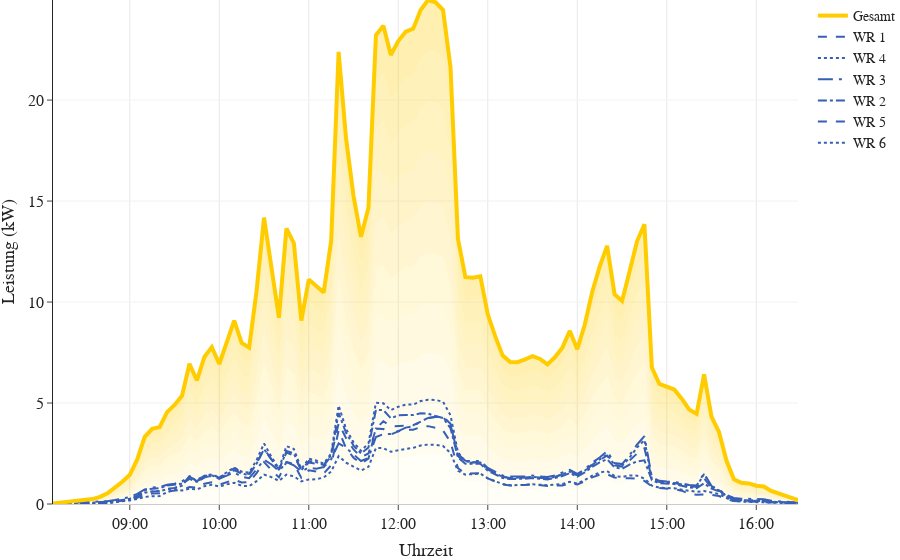

The notebook cell saved with this chart:
### Code cell
dt = date.today()- pd.Timedelta(days=1)
plot_day(DH.load_total_power_of_day(dt),DH.load_wr_power_of_day(dt),*DH.calculate_sunrise_times(dt)).show()

### Figure 1 — Plotly figure (JSON) as saved in the notebook; plotly's stock layout.template omitted (floating-point values rounded to 4 significant figures; data arrays with more than 128 entries replaced by an {"elided": "..."} marker saying what was removed)
{"data": [{"fill": "tozeroy", "fillcolor": "rgba(255,204,0,0.030)", "hoverinfo": "skip", "line": {"width": 0}, "mode": "lines", "showlegend": false, "type": "scatter", "x": {"elided": "278 str values"}, "y": {"elided": "278 float values"}}, {"fill": "tonexty", "fillcolor": "rgba(255,204,0,0.060)", "hoverinfo": "skip", "line": {"width": 0}, "mode": "lines", "showlegend": false, "type": "scatter", "x": {"elided": "278 str values"}, "y": {"elided": "278 float values"}}, {"fill": "tonexty", "fillcolor": "rgba(255,204,0,0.090)", "hoverinfo": "skip", "line": {"width": 0}, "mode": "lines", "showlegend": false, "type": "scatter", "x": {"elided": "278 str values"}, "y": {"elided": "278 float values"}}, {"fill": "tonexty", "fillcolor": "rgba(255,204,0,0.120)", "hoverinfo": "skip", "line": {"width": 0}, "mode": "lines", "showlegend": false, "type": "scatter", "x": {"elided": "278 str values"}, "y": {"elided": "278 float values"}}, {"fill": "tonexty", "fillcolor": "rgba(255,204,0,0.150)", "hoverinfo": "skip", "line": {"width": 0}, "mode": "lines", "showlegend": false, "type": "scatter", "x": {"elided": "278 str values"}, "y": {"elided": "278 float values"}}, {"fill": "tonexty", "fillcolor": "rgba(255,204,0,0.180)", "hoverinfo": "skip", "line": {"width": 0}, "mode": "lines", "showlegend": false, "type": "scatter", "x": {"elided": "278 str values"}, "y": {"elided": "278 float values"}}, {"fill": "tonexty", "fillcolor": "rgba(255,204,0,0.210)", "hoverinfo": "skip", "line": {"width": 0}, "mode": "lines", "showlegend": false, "type": "scatter", "x": {"elided": "278 str values"}, "y": {"elided": "278 float values"}}, {"fill": "tonexty", "fillcolor": "rgba(255,204,0,0.240)", "hoverinfo": "skip", "line": {"width": 0}, "mode": "lines", "showlegend": false, "type": "scatter", "x": {"elided": "278 str values"}, "y": {"elided": "278 float values"}}, {"fill": "tonexty", "fillcolor": "rgba(255,204,0,0.270)", "hoverinfo": "skip", "line": {"width": 0}, "mode": "lines", "showlegend": false, "type": "scatter", "x": {"elided": "278 str values"}, "y": {"elided": "278 float values"}}, {"fill": "tonexty", "fillcolor": "rgba(255,204,0,0.300)", "hoverinfo": "skip", "line": {"width": 0}, "mode": "lines", "showlegend": false, "type": "scatter", "x": {"elided": "278 str values"}, "y": {"elided": "278 float values"}}, {"hovertemplate": "%{y:.2f} kW", "line": {"color": "#365FB7", "dash": "dot", "width": 2}, "mode": "lines", "name": "WR 6", "type": "scatter", "x": {"elided": "278 str values"}, "y": {"elided": "278 float values"}}, {"hovertemplate": "%{y:.2f} kW", "line": {"color": "#365FB7", "dash": "dash", "width": 2}, "mode": "lines", "name": "WR 5", "type": "scatter", "x": {"elided": "278 str values"}, "y": {"elided": "278 float values"}}, {"hovertemplate": "%{y:.2f} kW", "line": {"color": "#365FB7", "dash": "dashdot", "width": 2}, "mode": "lines", "name": "WR 2", "type": "scatter", "x": {"elided": "278 str values"}, "y": {"elided": "278 float values"}}, {"hovertemplate": "%{y:.2f} kW", "line": {"color": "#365FB7", "dash": "longdashdot", "width": 2}, "mode": "lines", "name": "WR 3", "type": "scatter", "x": {"elided": "278 str values"}, "y": {"elided": "278 float values"}}, {"hovertemplate": "%{y:.2f} kW", "line": {"color": "#365FB7", "dash": "dot", "width": 2}, "mode": "lines", "name": "WR 4", "type": "scatter", "x": {"elided": "278 str values"}, "y": {"elided": "278 float values"}}, {"hovertemplate": "%{y:.2f} kW", "line": {"color": "#365FB7", "dash": "dash", "width": 2}, "mode": "lines", "name": "WR 1", "type": "scatter", "x": {"elided": "278 str values"}, "y": {"elided": "278 float values"}}, {"hovertemplate": "%{y:.2f} kW", "line": {"color": "#FFCC00", "width": 4}, "mode": "lines", "name": "Gesamt", "type": "scatter", "x": {"elided": "278 str values"}, "y": {"elided": "278 float values"}}], "layout": {"dragmode": false, "font": {"family": "sans-serif", "size": 15}, "hoverlabel": {"align": "left", "bgcolor": "white", "bordercolor": "gray", "font": {"family": "sans-serif", "size": 16}}, "hovermode": "x unified", "legend": {"font": {"family": "sans-serif", "size": 14}}, "margin": {"b": 0, "l": 0, "r": 0, "t": 0}, "xaxis": {"fixedrange": true, "linecolor": "#cccccc", "linewidth": 1, "range": ["2025-12-17T08:08:31+01:00", "2025-12-17T16:27:58+01:00"], "showgrid": true, "showline": true, "showspikes": true, "spikecolor": "gray", "spikemode": "across", "spikesnap": "cursor", "spikethickness": 3, "tickfont": {"family": "sans-serif", "size": 16}, "tickformat": "%H:%M", "title": {"text": "Uhrzeit"}, "zeroline": false}, "yaxis": {"fixedrange": true, "gridcolor": "#f2f2f2", "range": [0, 24.95], "showgrid": true, "showline": true, "tickfont": {"family": "sans-serif", "size": 16}, "title": {"text": "Leistung (kW)"}, "zeroline": false}}}
